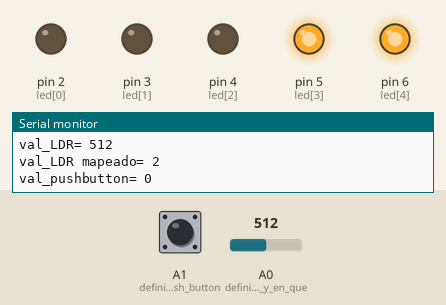
This sketch was run on a simulated Arduino Nano, built with avr-gcc and run on an emulated ATmega328P. Shown: output pins drawn as LEDs (lit = HIGH), the last lines printed to the serial monitor. The test bench sets the inputs (shaded band); at power-on: A0 (definir_que_pin_y_en_que) = 512, A1 (definir_push_button) LOW.

Above: at 0.9 s.
1.3 s: A0 (definir_que_pin_y_en_que) set to 414
4.3 s: A0 (definir_que_pin_y_en_que) set to 386
At 5.75 s:
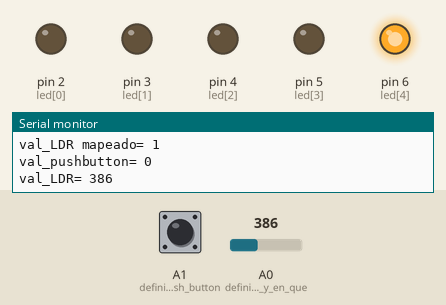
7.3 s: A1 (definir_push_button) pulled HIGH for 0.15 s
At 7.68 s:
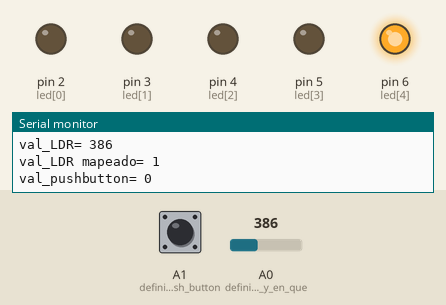
10.3 s: A0 (definir_que_pin_y_en_que) set to 1023
At 10.51 s:
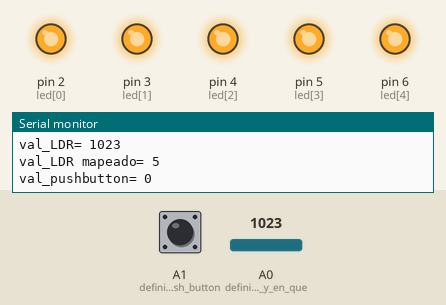
13.3 s: A0 (definir_que_pin_y_en_que) set to 993
At 13.84 s:
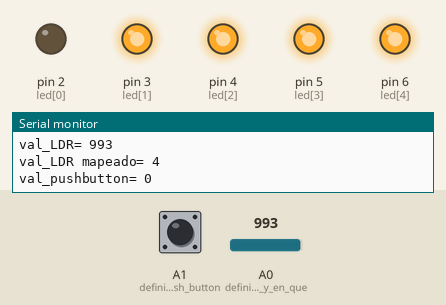
16.3 s: A0 (definir_que_pin_y_en_que) set to 817
19.3 s: A0 (definir_que_pin_y_en_que) set to 794
At 19.59 s:
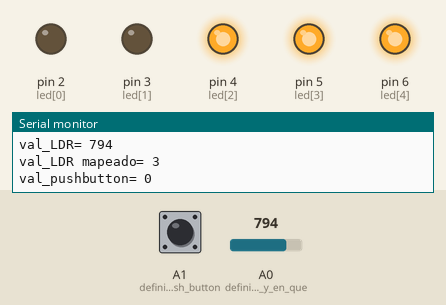
Timing chart, 0 to 22.3 s (numbered marks = the images above; inputs shaded):
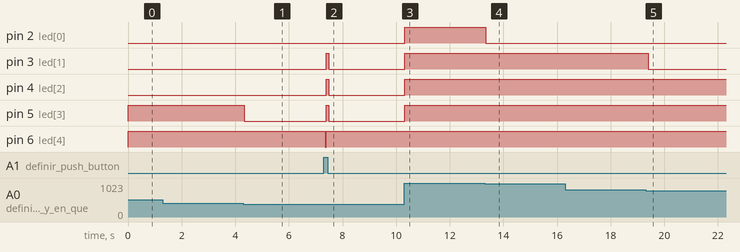

The sketch:

LDR.ino
```cpp
/*
  vu meter. usando LDRs

  circuito constituido por cinco Leds, 6 Resistencias de 220 ohms cada una, cables, LDR
  placa Arduino nano y protoboard.

  Encender leds segun la cantidad de luz que haya en el lugar.

  Enara Agirrezabala
  Oinarria: Blink ariketa.

*/

// Definimos las variables que vayamos a utilizar
int i;  //contador
int led [] = {2, 3, 4, 5, 6};//Definimos el array que contiene los números de
int b = LOW;
int a = HIGH;

void setup() {
  // Definimos cada pin como output. Tendremos 4 pins por lo que el contador irá de 0
  //hasta llegar a 5, ya que la primera posición dentro del array es 0 (a0,a1,a2,a3)
  // Abrir el puerto de seial.
  Serial.begin(9600);
  pinMode(A0, INPUT); //definir que pin y en que modo LDR.
  pinMode(A1, INPUT); // definir push button
  for (int i = 0 ; i < 5; i++) {
    pinMode(led[i], OUTPUT);
  }
}

void loop() {

  int val = analogRead (A0); //Leer el valor del pin 2 y guardarlo como variable v
  //Imprimir valor en el serial
  Serial.print("val_LDR= ");
  Serial.println(val); //ver valores maximos y minimos
  //delay(200);
  val = map(val, 3, 1008, 0, 5); //mapear el valor de val entre 0 y 5
  Serial.print("val_LDR mapeado= ");
  Serial.println(val);

  int val_pushbutton = digitalRead (A1); //Leer el valor del pushbutton
  //Imprimir valor en el serial
  Serial.print("val_pushbutton= ");
  Serial.println(val_pushbutton);

  if (val_pushbutton == 1) {
    //si el boton está pulsado, cambiar direccion.
    val = map(val, 0, 5, 5, 0);
    Serial.print("val_LDR re- mapeado pushbutton= ");
    Serial.println(val);

  }
  // delay(1000); //Esperar 1s

  if (val > 4) {
    //mayor que 4V,
    digitalWrite(led[0], a);
  }
  if (val > 3) {
    //mayor que 3V
    digitalWrite(led[1], a);
  }

  if (val > 2)  {
    //mayor que 2V
    digitalWrite(led[2], a);
  }
  if (val > 1)  {
    //mayor que 1V
    digitalWrite(led[3], a);
  }
  if (val > 0) {
    //encender todos mayor que 0V
    digitalWrite(led[4], a);
  }
  delay(100);


  //Apagar todos
  for (int i = 0; i < 5; i++) {
    //apagar todos
    digitalWrite(led[i], LOW);
  }

}
```

Measured:
- the behaviour switches between 405 and 404 on A0 (definir_que_pin_y_en_que) (found by bisection; images 0 and 1)
- the behaviour switches between 1008 and 1007 on A0 (definir_que_pin_y_en_que) (found by bisection; images 3 and 4)
- the behaviour switches between 807 and 806 on A0 (definir_que_pin_y_en_que) (found by bisection; images 4 and 5)
- after the input at 4.3 s, pin 5 (led[3]): HIGH → LOW at once
- after the input at 7.3 s, pin 3 (led[1]), pin 4 (led[2]), pin 5 (led[3]): LOW → HIGH after 0.09 s, → LOW 0.10 s later; pin 6 (led[4]): HIGH → LOW after 0.06 s, → HIGH 0.02 s later
- after the input at 10.3 s, pin 2 (led[0]), pin 3 (led[1]), pin 4 (led[2]), pin 5 (led[3]): LOW → HIGH at once
- after the input at 13.3 s, pin 2 (led[0]): HIGH → LOW at once
- after the input at 19.3 s, pin 3 (led[1]): HIGH → LOW after 0.09 s
